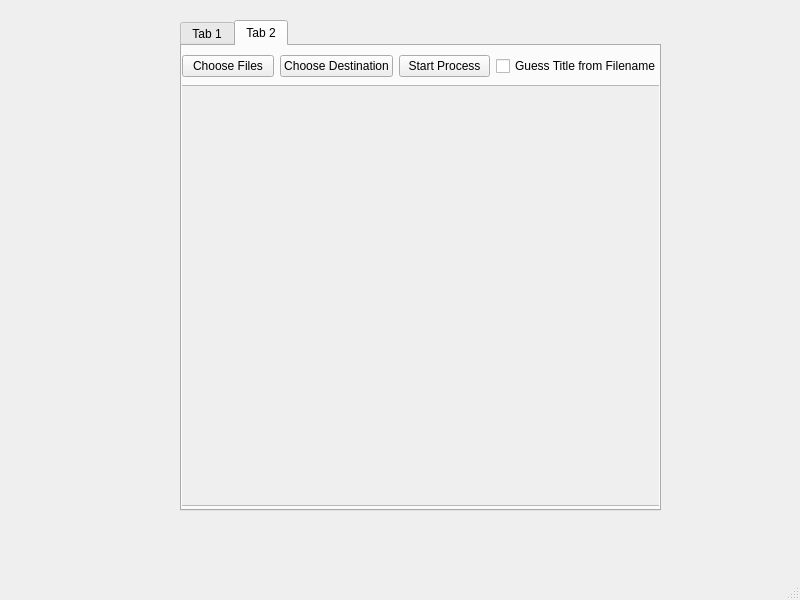
<?xml version="1.0" encoding="UTF-8"?>
<ui version="4.0">
 <class>MainWindow</class>
 <widget class="QMainWindow" name="MainWindow">
  <property name="geometry">
   <rect>
    <x>0</x>
    <y>0</y>
    <width>800</width>
    <height>600</height>
   </rect>
  </property>
  <property name="windowTitle">
   <string>MainWindow</string>
  </property>
  <widget class="QWidget" name="centralwidget">
   <widget class="QTabWidget" name="tabWidget">
    <property name="geometry">
     <rect>
      <x>180</x>
      <y>20</y>
      <width>481</width>
      <height>491</height>
     </rect>
    </property>
    <property name="currentIndex">
     <number>1</number>
    </property>
    <widget class="QWidget" name="single_mode_tab">
     <attribute name="title">
      <string>Tab 1</string>
     </attribute>
     <widget class="QWidget" name="verticalLayoutWidget">
      <property name="geometry">
       <rect>
        <x>90</x>
        <y>40</y>
        <width>291</width>
        <height>391</height>
       </rect>
      </property>
      <layout class="QVBoxLayout" name="verticalLayout">
       <item>
        <widget class="QLabel" name="time_label">
         <property name="text">
          <string/>
         </property>
        </widget>
       </item>
       <item>
        <widget class="QLabel" name="title_label">
         <property name="text">
          <string>Song Title</string>
         </property>
        </widget>
       </item>
       <item>
        <widget class="QLineEdit" name="title_entry">
         <property name="sizePolicy">
          <sizepolicy hsizetype="Fixed" vsizetype="Fixed">
           <horstretch>0</horstretch>
           <verstretch>0</verstretch>
          </sizepolicy>
         </property>
        </widget>
       </item>
       <item>
        <widget class="QCheckBox" name="guess_song_checkbox">
         <property name="toolTip">
          <string>Assumes first slide is the title. The first text box found will be used. If the first slide is blank and no title is provided, the process will stop.</string>
         </property>
         <property name="text">
          <string>Guess Song Title</string>
         </property>
        </widget>
       </item>
       <item>
        <widget class="QLabel" name="author_name_label">
         <property name="text">
          <string>Author Name</string>
         </property>
        </widget>
       </item>
       <item>
        <layout class="QHBoxLayout" name="horizontalLayout">
         <item>
          <widget class="QLineEdit" name="author_entry">
           <property name="sizePolicy">
            <sizepolicy hsizetype="Fixed" vsizetype="Fixed">
             <horstretch>0</horstretch>
             <verstretch>0</verstretch>
            </sizepolicy>
           </property>
          </widget>
         </item>
         <item>
          <widget class="QComboBox" name="author_type"/>
         </item>
        </layout>
       </item>
       <item>
        <layout class="QVBoxLayout" name="verticalLayout_2">
         <item>
          <widget class="QCheckBox" name="blank_slide_checkbox">
           <property name="text">
            <string>Add blank slide at end</string>
           </property>
          </widget>
         </item>
         <item>
          <layout class="QHBoxLayout">
           <item>
            <widget class="QPushButton" name="choose_file_button">
             <property name="text">
              <string>Choose File</string>
             </property>
            </widget>
           </item>
           <item>
            <widget class="QPushButton" name="choose_dest_button">
             <property name="text">
              <string>Choose Destination</string>
             </property>
            </widget>
           </item>
          </layout>
         </item>
         <item>
          <widget class="QPushButton" name="start_button">
           <property name="text">
            <string>Start Process</string>
           </property>
          </widget>
         </item>
         <item>
          <widget class="QProgressBar" name="progress_bar">
           <property name="value">
            <number>24</number>
           </property>
          </widget>
         </item>
        </layout>
       </item>
      </layout>
     </widget>
    </widget>
    <widget class="QWidget" name="batching_mode_tab">
     <attribute name="title">
      <string>Tab 2</string>
     </attribute>
     <widget class="QScrollArea" name="batching_scroll">
      <property name="geometry">
       <rect>
        <x>-1</x>
        <y>39</y>
        <width>481</width>
        <height>421</height>
       </rect>
      </property>
      <property name="widgetResizable">
       <bool>true</bool>
      </property>
      <widget class="QWidget" name="batching_scroll_contents">
       <property name="geometry">
        <rect>
         <x>0</x>
         <y>0</y>
         <width>477</width>
         <height>417</height>
        </rect>
       </property>
       <layout class="QGridLayout" name="batching_scroll_layout"/>
      </widget>
     </widget>
     <widget class="QWidget" name="layoutWidget">
      <property name="geometry">
       <rect>
        <x>0</x>
        <y>0</y>
        <width>479</width>
        <height>41</height>
       </rect>
      </property>
      <layout class="QHBoxLayout" name="batch_buttons_layout">
       <item>
        <widget class="QPushButton" name="choose_files_button">
         <property name="text">
          <string>Choose Files</string>
         </property>
        </widget>
       </item>
       <item>
        <widget class="QPushButton" name="choose_dest_button_batch">
         <property name="text">
          <string>Choose Destination</string>
         </property>
        </widget>
       </item>
       <item>
        <widget class="QPushButton" name="start_batch_process">
         <property name="text">
          <string>Start Process</string>
         </property>
        </widget>
       </item>
       <item>
        <widget class="QCheckBox" name="guess_title_from_filename">
         <property name="text">
          <string>Guess Title from Filename</string>
         </property>
        </widget>
       </item>
      </layout>
     </widget>
    </widget>
   </widget>
  </widget>
  <widget class="QMenuBar" name="menubar">
   <property name="geometry">
    <rect>
     <x>0</x>
     <y>0</y>
     <width>800</width>
     <height>33</height>
    </rect>
   </property>
  </widget>
  <widget class="QStatusBar" name="statusbar"/>
 </widget>
 <resources/>
 <connections/>
</ui>
